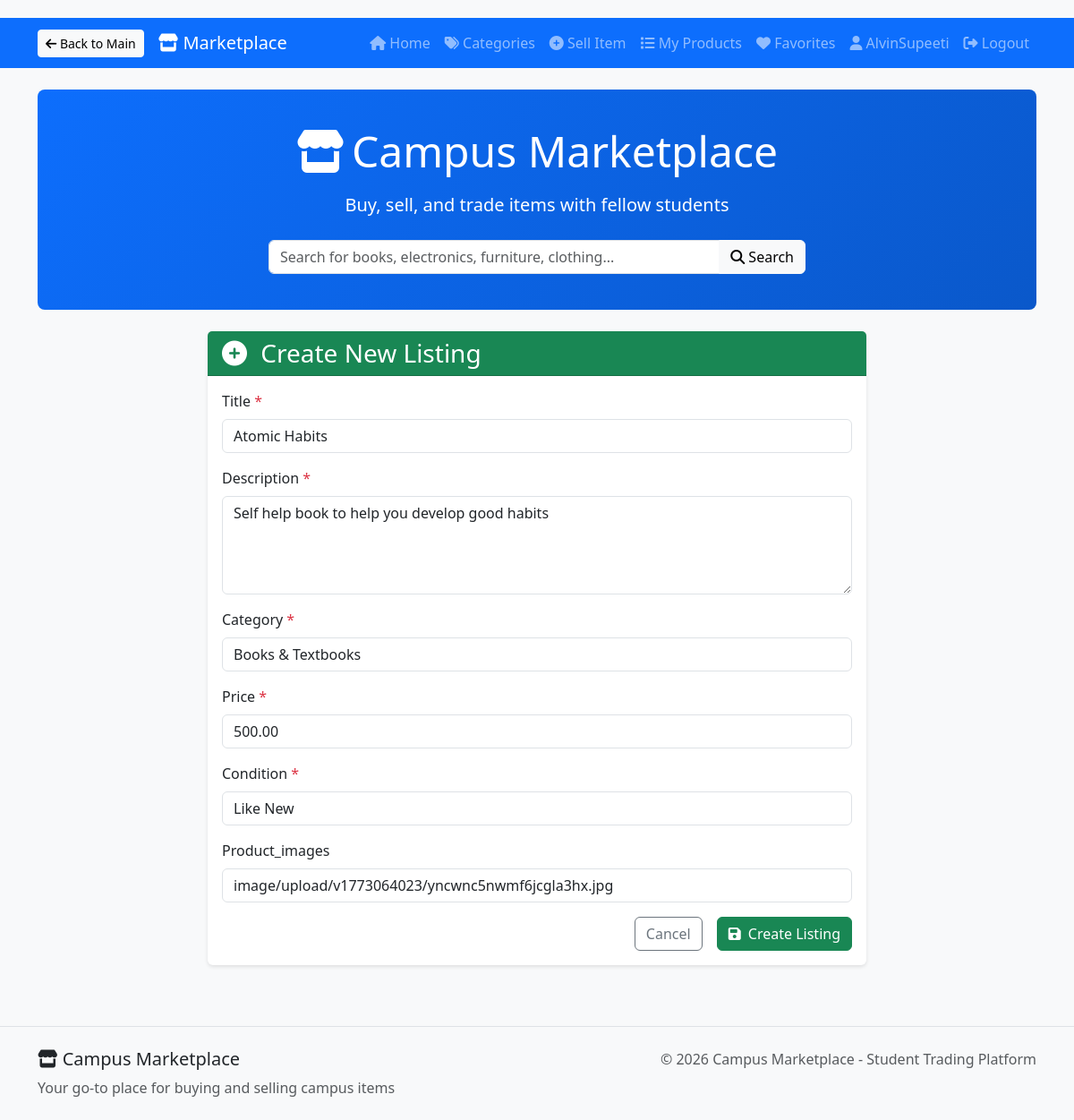
Page /marketplace/edit/2/ (signed in) on the committed database.
### accounts/models.py (models this page shows, shortened)
class CustomUser(AbstractUser):
    USER_TYPE_CHOICES = (
        ('student', 'Student'),
        ('vendor', 'Vendor'),
        ('staff', 'Staff'),
    )
    user_type = models.CharField(max_length=10, choices=USER_TYPE_CHOICES, default='student')
    student_id = models.CharField(max_length=20, blank=True, null=True)
    phone_number = models.CharField(max_length=15, blank=True, null=True)
    profile_picture = CloudinaryField('profile_pictures', blank=True, null=True)
    email_verified = models.BooleanField(default=False)
    created_at = models.DateTimeField(auto_now_add=True)
    bio = models.TextField(blank=True, null=True)
    updated_at = models.DateTimeField(auto_now=True)

### marketplace/models.py (models this page shows, shortened)
class Product(models.Model):
    CONDITION_CHOICES = [
        ('new', 'New'),
        ('like_new', 'Like New'),
        ('good', 'Good'),
        ('fair', 'Fair'),
        ('poor', 'Poor'),
    ]
    seller = models.ForeignKey(CustomUser, on_delete=models.CASCADE, related_name='products')
    title = models.CharField(max_length=200)
    description = models.TextField()
    category = models.ForeignKey(Category, on_delete=models.CASCADE, related_name='products')
    price = models.DecimalField(max_digits=10, decimal_places=2)
    condition = models.CharField(max_length=20, choices=CONDITION_CHOICES)
    image = CloudinaryField('product_images', blank=True, null=True)
    is_sold = models.BooleanField(default=False)
    created_at = models.DateTimeField(auto_now_add=True)
    updated_at = models.DateTimeField(auto_now=True)
    expires_at = models.DateTimeField(null=True, blank=True)
    expired = models.BooleanField(default=False)
    class Meta:
        ordering = ['-created_at']

### marketplace/views.py (the view)
# urls.py: path('edit/<int:product_id>/', views.update_product, name='update_product'),
@login_required
def update_product(request, product_id):
    product = get_object_or_404(Product, id=product_id, seller=request.user)
    if product.seller != request.user:
        messages.error(request, 'You do not have permission to edit this product.')
        return redirect('marketplace:product_detail', product_id=product.pk)
    if request.method == 'POST':
        form = ProductForm(request.POST, request.FILES, instance=product)
        if form.is_valid():
            updated_product = form.save(commit=False)
            updated_product.save()
            messages.success(request, 'Product updated successfully!')
            return redirect('marketplace:product_detail', product_id=updated_product.pk)
        else:
            messages.error(request, 'Please correct the errors below.')
    else:
        form = ProductForm(instance=product)
    return render(request, 'marketplace/product_form.html', {
        'form': form,
        'title': 'Edit Product',
        'submit_text': 'Update Product',
        'cancel_url': reverse('marketplace:product_detail', args=[product.pk])
    })

### marketplace/forms.py (shortened to what this page needs)
class ProductForm(forms.ModelForm):
    class Meta:
        model = Product
        fields = ['title', 'description', 'category', 'price', 'condition', 'image']
        widgets = {
            'title': forms.TextInput(attrs={'class': 'form-control', 'placeholder': 'Product Title'}),
            'description': forms.Textarea(attrs={'class': 'form-control', 'rows': 4, 'placeholder': 'Describe your product...'}),
            'category': forms.Select(attrs={'class': 'form-control'}),
            'price': forms.NumberInput(attrs={'class': 'form-control', 'placeholder': 'Price in KSH', 'min':'0', 'step':'0.1'}),
            'condition': forms.Select(attrs={'class': 'form-control'}),
        }

### marketplace/models.py (called while the page is built)
    def __str__(self):
        return self.name

### templates/marketplace/product_form.html (shortened to what this page needs)
{% extends "marketplace/base.html" %}
{% block content %}
<div class="row justify-content-center">
    <div class="col-md-8">
        <div class="card">
            <div class="card-header {% if product %}bg-warning{% else %}bg-success{% endif %} text-white">
                <h3 class="mb-0">
                    <i class="fas fa-{% if product %}edit{% else %}plus-circle{% endif %} me-2"></i>
                    {% if product %}Edit Product{% else %}Create New Listing{% endif %}
                </h3>
            </div>
            <div class="card-body">
                <form method="post" enctype="multipart/form-data">
                    {% for field in form %}
                    <div class="mb-3">
                        <label for="{{ field.id_for_label }}" class="form-label">
                            {{ field.label }}
                            {% if field.field.required %}<span class="text-danger">*</span>{% endif %}
                        </label>
                        {{ field }}
                    </div>
                    {% endfor %}
                    <div class="d-grid gap-2 d-md-flex justify-content-md-end">
                        <a href="{% if product %}{% url 'marketplace:product_detail' product.id %}{% else %}{% url 'marketplace:home' %}{% endif %}"
                           class="btn btn-outline-secondary me-2">
                            Cancel
                        </a>
                        <button type="submit" class="btn {% if product %}btn-warning{% else %}btn-success{% endif %}">
                            <i class="fas fa-save me-1"></i>
                            {% if product %}Update Product{% else %}Create Listing{% endif %}
                        </button>
                    </div>
                </form>
            </div>
        </div>
    </div>
</div>
{% endblock %}

### templates/marketplace/base.html (shortened to what this page needs)
<!DOCTYPE html>
<html lang="en">
<head>
    <link href="https://cdn.jsdelivr.net/npm/bootstrap@5.3.0/dist/css/bootstrap.min.css" rel="stylesheet">
    <link rel="stylesheet" href="https://cdnjs.cloudflare.com/ajax/libs/font-awesome/6.4.0/css/all.min.css">
</head>
<body>
    <nav class="navbar navbar-expand-lg navbar-dark nav-marketplace mb-4">
        <div class="container">
            <a href="{% url 'home' %}" class="btn btn-light btn-sm me-3">
                <i class="fas fa-arrow-left"></i> Back to Main
            </a>
            <a class="navbar-brand" href="{% url 'marketplace:home' %}">
                <i class="fas fa-store"></i> Marketplace
            </a>
            <div class="collapse navbar-collapse" id="navbarNav">
                <ul class="navbar-nav ms-auto">
                    <li class="nav-item">
                        <a class="nav-link" href="{% url 'marketplace:home' %}">
                            <i class="fas fa-home"></i> Home
                        </a>
                    </li>
                    <li class="nav-item">
                        <a class="nav-link" href="{% url 'marketplace:categories' %}">
                            <i class="fas fa-tags"></i> Categories
                        </a>
                    </li>
                    {% if user.is_authenticated %}
                    <li class="nav-item">
                        <a class="nav-link" href="{% url 'marketplace:create_product' %}">
                            <i class="fas fa-plus-circle"></i> Sell Item
                        </a>
                    </li>
                    <li class="nav-item">
                        <a class="nav-link" href="{% url 'marketplace:my_listings' %}">
                            <i class="fas fa-list"></i> My Products
                        </a>
                    </li>
                    <li class="nav-item">
                        <a class="nav-link" href="{% url 'marketplace:favorites' %}">
                            <i class="fas fa-heart"></i> Favorites
                        </a>
                    </li>
                    <li class="nav-item">
                        <a class="nav-link" href="{% url 'accounts:profile' %}">
                            <i class="fas fa-user"></i> {{ user.username }}
                        </a>
                    </li>
                    <li class="nav-item">
                        <a class="nav-link" href="{% url 'accounts:logout' %}">
                            <i class="fas fa-sign-out-alt"></i> Logout
                        </a>
                    </li>
                    {% endif %}
                </ul>
            </div>
        </div>
    </nav>
    <div class="container">
        <div class="hero-marketplace text-center mb-4">
            <div class="container">
                <h1 class="display-5 mb-3"><i class="fas fa-store me-2"></i>Campus Marketplace</h1>
                <p class="lead mb-4">Buy, sell, and trade items with fellow students</p>
                <div class="search-box">
                    <form method="GET" action="{% url 'marketplace:home' %}" class="input-group">
                        <input type="text" name="q" class="form-control"
                               placeholder="Search for books, electronics, furniture, clothing..."
                               value="{{ request.GET.q|default:'' }}">
                        <button class="btn btn-light" type="submit">
                            <i class="fas fa-search"></i> Search
                        </button>
                    </form>
                </div>
            </div>
        </div>
        {% block content %}{% endblock %}
    </div>
    <footer class="mt-5 py-4 bg-light border-top">
        <div class="container">
            <div class="row">
                <div class="col-md-6">
                    <h5><i class="fas fa-store"></i> Campus Marketplace</h5>
                    <p class="text-muted mb-0">Your go-to place for buying and selling campus items</p>
                </div>
                <div class="col-md-6 text-end">
                    <p class="mb-0 text-muted">
                        &copy; {% now "Y" %} Campus Marketplace - Student Trading Platform
                    </p>
                </div>
            </div>
        </div>
    </footer>
</body>
</html>

### templates/marketplace/base.html (style rules this page uses)
body { background-color: #f8f9fa; padding-top: 20px; }
.card { margin-bottom: 20px; border: none; box-shadow: 0 2px 4px rgba(0,0,0,0.1); }
.card-header { background-color: #0d6efd; color: white; }
.hero-marketplace { background: linear-gradient(135deg, #0d6efd 0%, #0a58ca 100%); color: white; padding: 40px 0; border-radius: 8px; margin-bottom: 30px; }
.nav-marketplace { background-color: #0d6efd; }
.search-box { max-width: 600px; margin: 0 auto; }

### rows in the picture
CustomUser: username "AlvinSupeeti"
Product: form "Atomic Habits" "Self help book to help you develop good habits" "Books & Textbooks" "500.00" "Like New" "image/upload/v1773064023/yncwnc5nwmf6jcgla3hx.jpg"

### other values in the picture
{{ field.label }} "Title" "Description" "Category" "Price" "Condition" "Product_images"
